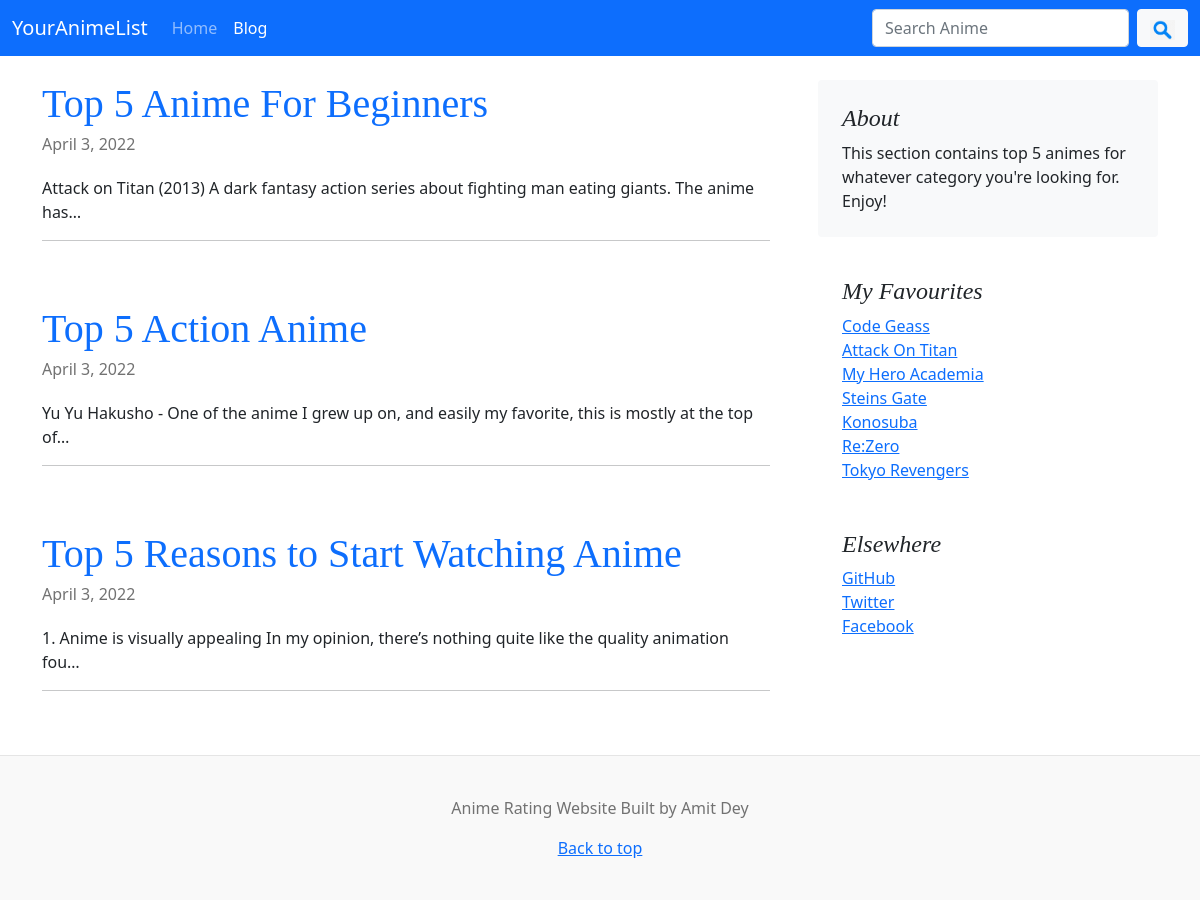
Screenshot of /blog/ with the database file from the repository.
### blog/models.py (models this page shows, shortened)
class Blog(models.Model):
    image = models.ImageField(upload_to='blog/images/', blank=True)
    title = models.CharField(max_length=75)
    desc = models.TextField(max_length=10000)
    date = models.DateField(auto_now=True, blank=True)

### blog/views.py (the view)
# urls.py: path('', views.blogs, name='blogs'),
def blogs(request):
    blog = Blog.objects.all()
    return render(request, 'blog/index.html', {'blogs':blog})

### blog/templates/blog/index.html (shortened to what this page needs)
<!doctype html>
<html lang="en">
  <head>
    {% load static %}
<link href="https://cdn.jsdelivr.net/npm/bootstrap@5.1.3/dist/css/bootstrap.min.css" rel="stylesheet">
    <link href="{% static 'blog/blog.css' %}" rel="stylesheet">
  </head>
  <body>
 <nav class="navbar navbar-expand-lg navbar-dark bg-primary">
  <div class="container-fluid">
    <a class="navbar-brand" href="#">YourAnimeList</a>
    <div class="collapse navbar-collapse" id="navbarSupportedContent">
      <ul class="navbar-nav me-auto mb-2 mb-lg-0">
        <li class="nav-item">
          <a class="nav-link" aria-current="page" href="{% url 'home' %}">Home</a>
        </li>
        <li class="nav-item">
          <a class="nav-link active" href="{% url 'blog:blogs' %}">Blog</a>
        </li>
      </ul>
      <form class="d-flex" method=POST action="{% url 'search' %}">
        <input class="form-control me-2" type="search" placeholder="Search Anime" aria-label="Search" name="searched">
        <button class="btn btn-light" type="submit"><img src="{% static 'reviews/search.png' %}" width="25" height="20"></button>
      </form>
    </div>
  </div>
</nav>
<main class="container">
  <br>
  <div class="row g-5">
    <div class="col-md-8">
      {% for blog in blogs %}
      <article class="blog-post">
        <a href={% url 'blog:fullblog' blog.id %} style="text-decoration: none;"><h2 class="blog-post-title">{{ blog.title }}</h2></a>
        <p class="blog-post-meta">{{ blog.date }}</p>
        <p>{{ blog.desc|truncatechars:100 }}</p>
        <hr>
       </article>
       {% endfor %}
    </div>
    <div class="col-md-4">
      <div class="position-sticky" style="top: 2rem;">
        <div class="p-4 mb-3 bg-light rounded">
          <h4 class="fst-italic">About</h4>
          <p class="mb-0">This section contains top 5 animes for whatever category you're looking for. Enjoy!</p>
        </div>
        <div class="p-4">
          <h4 class="fst-italic">My Favourites</h4>
          <ol class="list-unstyled mb-0">
            <li><a href="{% url 'rate' 1 %}">Code Geass</a></li>
            <li><a href="{% url 'rate' 2 %}">Attack On Titan</a></li>
            <li><a href="{% url 'rate' 5 %}">My Hero Academia</a></li>
            <li><a href="{% url 'rate' 10 %}">Steins Gate</a></li>
            <li><a href="{% url 'rate' 4 %}">Konosuba</a></li>
            <li><a href="{% url 'rate' 11 %}">Re:Zero</a></li>
            <li><a href="{% url 'rate' 3 %}">Tokyo Revengers</a></li>
          </ol>
        </div>
        <div class="p-4">
          <h4 class="fst-italic">Elsewhere</h4>
          <ol class="list-unstyled">
            <li><a href="#">GitHub</a></li>
            <li><a href="#">Twitter</a></li>
            <li><a href="#">Facebook</a></li>
          </ol>
        </div>
      </div>
    </div>
  </div>
</main>
<footer class="blog-footer">
  <p>Anime Rating Website Built by Amit Dey </p>
  <p>
    <a href="#">Back to top</a>
  </p>
</footer>
  </body>
</html>

### blog/static/blog/blog.css (style rules this page uses)
h1, h2, h3, h4, h5, h6 { font-family: "Playfair Display", Georgia, "Times New Roman", serif; }
.blog-post { margin-bottom: 4rem; }
.blog-post-title { margin-bottom: .25rem; font-size: 2.5rem; }
.blog-post-meta { margin-bottom: 1.25rem; color: #727272; }
.blog-footer { padding: 2.5rem 0; color: #727272; text-align: center; background-color: #f9f9f9; border-top: .05rem solid #e5e5e5; }
.blog-footer p:last-child { margin-bottom: 0; }

### rows the page displays
Blog: title "Top 5 Anime For Beginners", date "April 3, 2022", desc "Attack on Titan (2013) A dark fantasy action series about fighting man eating giants. The anime has…"
Blog: title "Top 5 Action Anime", date "April 3, 2022", desc "Yu Yu Hakusho - One of the anime I grew up on, and easily my favorite, this is mostly at the top of…"
Blog: title "Top 5 Reasons to Start Watching Anime", date "April 3, 2022", desc "1. Anime is visually appealing In my opinion, there’s nothing quite like the quality animation fou…"
